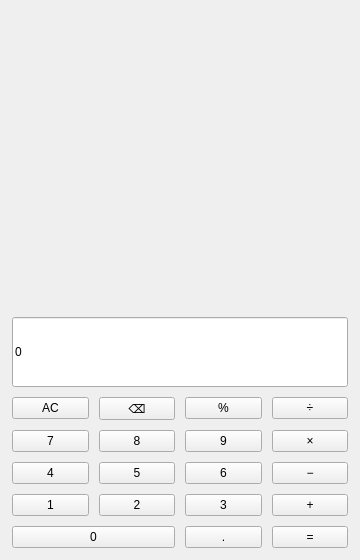
<?xml version="1.0" encoding="UTF-8"?>
<ui version="4.0">
 <class>MainWindow</class>
 <widget class="QMainWindow" name="MainWindow">
  <property name="geometry">
   <rect>
    <x>0</x>
    <y>0</y>
    <width>360</width>
    <height>560</height>
   </rect>
  </property>
  <property name="windowTitle">
   <string>计算器</string>
  </property>
  <property name="minimumSize">
   <size>
    <width>340</width>
    <height>520</height>
   </size>
  </property>
  <widget class="QWidget" name="centralwidget">
   <layout class="QVBoxLayout" name="rootLayout">
    <property name="spacing">
     <number>10</number>
    </property>
    <property name="leftMargin">
     <number>12</number>
    </property>
    <property name="topMargin">
     <number>12</number>
    </property>
    <property name="rightMargin">
     <number>12</number>
    </property>
    <property name="bottomMargin">
     <number>12</number>
    </property>
    <item>
     <widget class="QLabel" name="historyLabel">
      <property name="text">
       <string/>
      </property>
      <property name="alignment">
       <set>Qt::AlignRight|Qt::AlignVCenter</set>
      </property>
      <property name="minimumSize">
       <size>
        <width>0</width>
        <height>28</height>
       </size>
      </property>
     </widget>
    </item>
    <item>
     <widget class="QLineEdit" name="displayEdit">
      <property name="text">
       <string>0</string>
      </property>
      <property name="readOnly">
       <bool>true</bool>
      </property>
      <property name="minimumSize">
       <size>
        <width>0</width>
        <height>70</height>
       </size>
      </property>
     </widget>
    </item>
    <item>
     <layout class="QGridLayout" name="buttonGrid">
      <property name="spacing">
       <number>10</number>
      </property>
      <!-- 第 1 行：AC、退格、%、除号 -->
      <item row="0" column="0">
       <widget class="QPushButton" name="btnClear">
        <property name="text">
         <string>AC</string>
        </property>
        <property name="token" stdset="0">
         <string>clear</string>
        </property>
       </widget>
      </item>
      <item row="0" column="1">
       <widget class="QPushButton" name="btnBackspace">
        <property name="text">
         <string>⌫</string>
        </property>
        <property name="token" stdset="0">
         <string>backspace</string>
        </property>
       </widget>
      </item>
      <item row="0" column="2">
       <widget class="QPushButton" name="btnPercent">
        <property name="text">
         <string>%</string>
        </property>
        <property name="token" stdset="0">
         <string>%</string>
        </property>
       </widget>
      </item>
      <item row="0" column="3">
       <widget class="QPushButton" name="btnDivide">
        <property name="text">
         <string>÷</string>
        </property>
        <property name="token" stdset="0">
         <string>/</string>
        </property>
       </widget>
      </item>
      <!-- 第 2 行：7 8 9 * -->
      <item row="1" column="0">
       <widget class="QPushButton" name="btn7">
        <property name="text">
         <string>7</string>
        </property>
        <property name="token" stdset="0">
         <string>7</string>
        </property>
       </widget>
      </item>
      <item row="1" column="1">
       <widget class="QPushButton" name="btn8">
        <property name="text">
         <string>8</string>
        </property>
        <property name="token" stdset="0">
         <string>8</string>
        </property>
       </widget>
      </item>
      <item row="1" column="2">
       <widget class="QPushButton" name="btn9">
        <property name="text">
         <string>9</string>
        </property>
        <property name="token" stdset="0">
         <string>9</string>
        </property>
       </widget>
      </item>
      <item row="1" column="3">
       <widget class="QPushButton" name="btnMultiply">
        <property name="text">
         <string>×</string>
        </property>
        <property name="token" stdset="0">
         <string>*</string>
        </property>
       </widget>
      </item>
      <!-- 第 3 行：4 5 6 - -->
      <item row="2" column="0">
       <widget class="QPushButton" name="btn4">
        <property name="text">
         <string>4</string>
        </property>
        <property name="token" stdset="0">
         <string>4</string>
        </property>
       </widget>
      </item>
      <item row="2" column="1">
       <widget class="QPushButton" name="btn5">
        <property name="text">
         <string>5</string>
        </property>
        <property name="token" stdset="0">
         <string>5</string>
        </property>
       </widget>
      </item>
      <item row="2" column="2">
       <widget class="QPushButton" name="btn6">
        <property name="text">
         <string>6</string>
        </property>
        <property name="token" stdset="0">
         <string>6</string>
        </property>
       </widget>
      </item>
      <item row="2" column="3">
       <widget class="QPushButton" name="btnSubtract">
        <property name="text">
         <string>−</string>
        </property>
        <property name="token" stdset="0">
         <string>-</string>
        </property>
       </widget>
      </item>
      <!-- 第 4 行：1 2 3 + -->
      <item row="3" column="0">
       <widget class="QPushButton" name="btn1">
        <property name="text">
         <string>1</string>
        </property>
        <property name="token" stdset="0">
         <string>1</string>
        </property>
       </widget>
      </item>
      <item row="3" column="1">
       <widget class="QPushButton" name="btn2">
        <property name="text">
         <string>2</string>
        </property>
        <property name="token" stdset="0">
         <string>2</string>
        </property>
       </widget>
      </item>
      <item row="3" column="2">
       <widget class="QPushButton" name="btn3">
        <property name="text">
         <string>3</string>
        </property>
        <property name="token" stdset="0">
         <string>3</string>
        </property>
       </widget>
      </item>
      <item row="3" column="3">
       <widget class="QPushButton" name="btnAdd">
        <property name="text">
         <string>+</string>
        </property>
        <property name="token" stdset="0">
         <string>+</string>
        </property>
       </widget>
      </item>
      <!-- 第 5 行：0（跨两列） . = -->
      <item row="4" column="0" colspan="2">
       <widget class="QPushButton" name="btn0">
        <property name="text">
         <string>0</string>
        </property>
        <property name="token" stdset="0">
         <string>0</string>
        </property>
       </widget>
      </item>
      <item row="4" column="2">
       <widget class="QPushButton" name="btnDot">
        <property name="text">
         <string>.</string>
        </property>
        <property name="token" stdset="0">
         <string>.</string>
        </property>
       </widget>
      </item>
      <item row="4" column="3">
       <widget class="QPushButton" name="btnEquals">
        <property name="text">
         <string>=</string>
        </property>
        <property name="token" stdset="0">
         <string>=</string>
        </property>
       </widget>
      </item>
     </layout>
    </item>
   </layout>
  </widget>
 </widget>
 <resources/>
 <connections/>
</ui>
